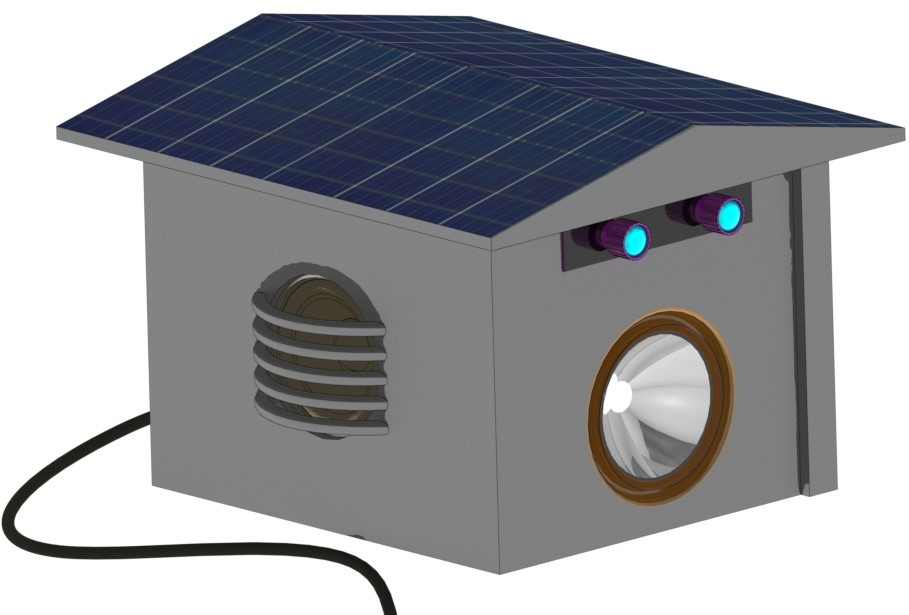
#> input picture hardware design/hardware_design.JPG, 909 x 615 px
$ python -i preprocess_image.py   (imports and definitions only)
#> lines starting #> are read from the running program, lines starting #| are printed output that depends on the picture; after the words box and inside, x2 and y2 are one past the last pixel; in counts of white or black regions, pixels touching at a corner belong together
import numpy as np
import cv2
import matplotlib.pyplot as plt

def preprocess_image(image_path):
#> called with image_path = '../hardware design/hardware_design.JPG'
  image = cv2.imread(image_path)
#> image is the input picture: shape (615, 909, 3); mean B, G, R 162.4, 158.7, 157.5
  image = cv2.cvtColor(image, cv2.COLOR_BGR2GRAY)
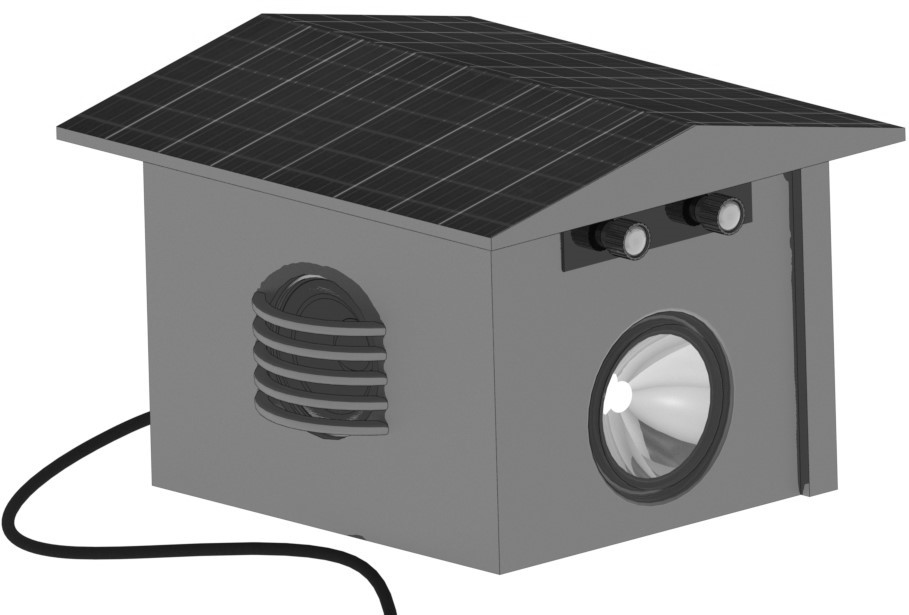
#> image: shape (615, 909); min 4, max 255, mean 158.8
  (thresh, im_bw) = cv2.threshold(image, 128, 255, cv2.THRESH_BINARY | cv2.THRESH_OTSU)
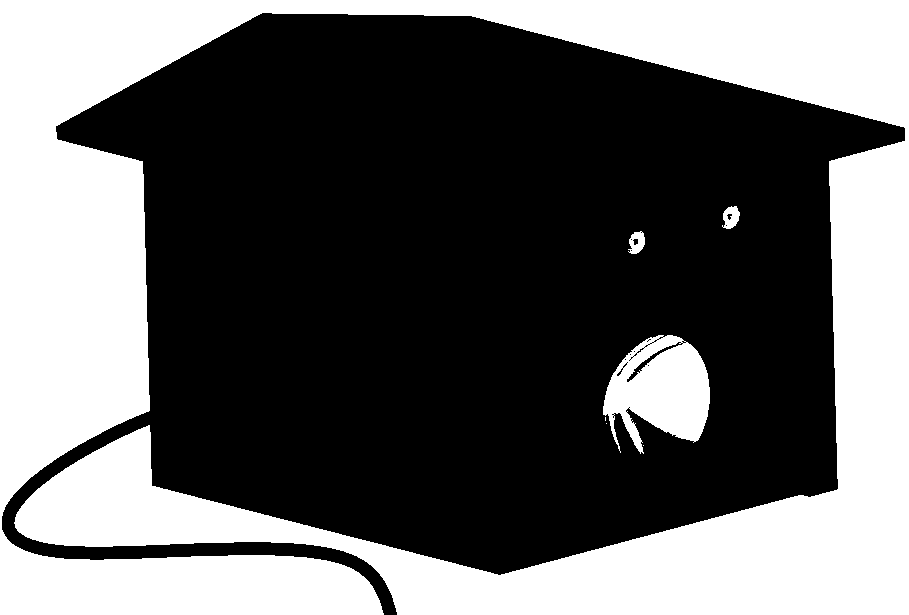
#> im_bw: shape (615, 909); 39.4% white; 7 white regions (3 under 20 px), largest, box (x1, y1, x2, y2) and area: (0, 0, 909, 615) 211743, (603, 335, 710, 454) 8050, (722, 206, 740, 229) 278, (628, 231, 645, 254) 259
#> thresh = 175
  im_floodfill = im_bw.copy()
  h, w = im_bw.shape[:2]
#> h = 615; w = 909
  mask = np.zeros((h+2, w+2), np.uint8)
  cv2.floodFill(im_floodfill, mask, (0,0), 255);
  im_floodfill_inv = cv2.bitwise_not(im_floodfill)
  image = cv2.bitwise_not(image)
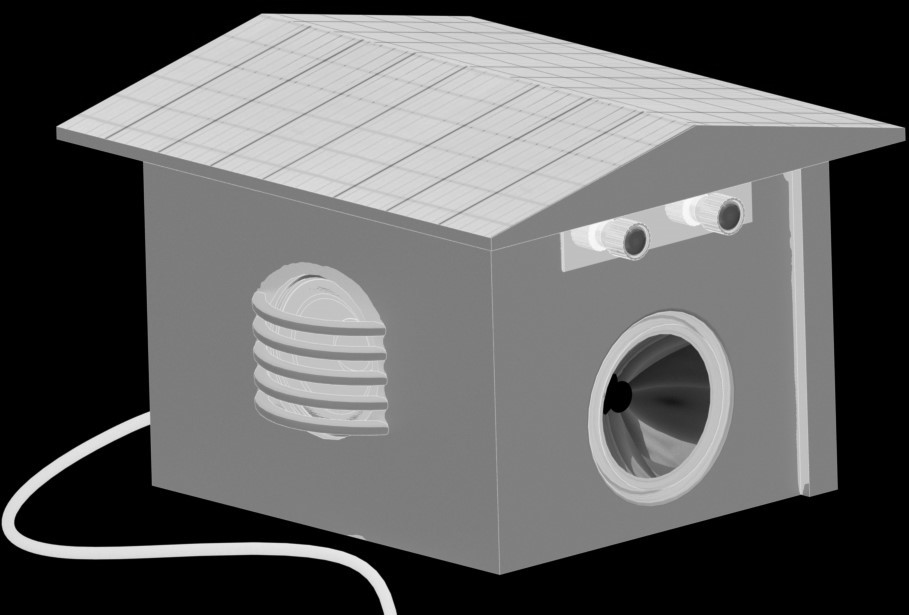
#> image: shape (615, 909); min 0, max 251, mean 96.2
  image = cv2.cvtColor(image,cv2.COLOR_GRAY2RGB)
#> image: shape (615, 909, 3)
  # plt.imshow(cv2.cvtColor(image, cv2.COLOR_BGR2RGB))
  # plt.show()

  return image

>>> result = preprocess_image('../hardware design/hardware_design.JPG')
